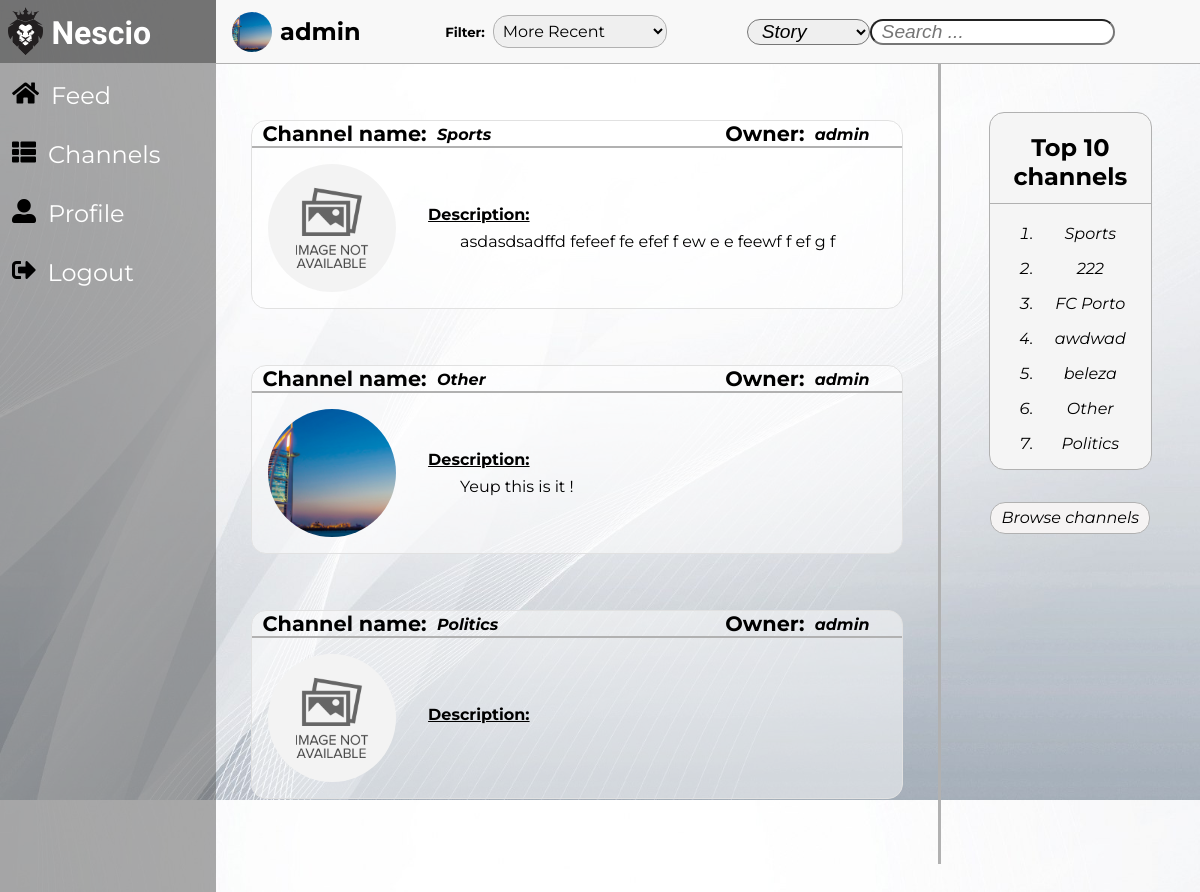
Screenshot of /pages/show_channels.php (signed in) with the database file from the repository.
### tables this page shows
CREATE TABLE Channel(
    name TEXT NOT NULL PRIMARY KEY,
    owner TEXT NOT NULL REFERENCES User(username),
    description TEXT      
);

### pages/show_channels.php (called while the page is built, shortened)
<?php
    include_once('../includes/functions.php');
    include_once('../templates/tpl_common.php');
    include_once('../templates/tpl_show_channels.php');
    include_once('../templates/tpl_general_aside.php');
    include_once('../database/db_channel.php');
    $show = isset($_GET['show']) ? htmlentities($_GET['show']) : 'all';
    if($show === 'all') {
      $channels = get_all_channels();
    }
    draw_channels_list(htmlentities_all($channels));
?>

### database/db_channel.php (called while the page is built, shortened)
<?php
  include_once('../includes/functions.php');
    function get_all_channels() {
        $db = Database::instance()->db();
        $stmt = $db->prepare('SELECT * FROM Channel');
        $stmt->execute(array());
        return $stmt->fetchall();
    }
?>

### includes/functions.php (called while the page is built, shortened)
<?php function get_image($default, $directory, $folder, $element) {
    $image = $default;
    $extensions = ['jpg', 'png', 'gif'];
    for($index = 0; $index < count($extensions); $index++) {
        if(file_exists($directory . $element . '.' . $extensions[$index])) {
            $image = $folder . $element . '.' . $extensions[$index];
            break;
        }
    }
    return $image;
} ?>

### templates/tpl_show_channels.php (the view, shortened to what this page needs)
<?php function draw_channels_list($channels) { ?>
    <div id="masterChannels">
        <section id="channels">
            <form method="get" action="../pages/channel.php">
                <?php foreach($channels as $channel) { ?>
                    <article id="<?= $channel['name'] ?>" class="channelArticle">
                        <header id="channelHeader">
                            <div>
                                <div>
                                    <p>Channel name:</p><h1><?= $channel['name'] ?></h1>
                                </div>
                                <div>
                                    <p>Owner:</p><h1><a href="../pages/profile.php?username=<?= $channel['owner'] ?>"><?= $channel['owner'] ?></a></h1>
                                </div>
                            </div>
                            <div>
                                <img id="asideIMG" src="../resources/images/<?= get_image('default/defaultChannel.png', '../resources/images/channels/', 'channels/', sha1($channel['name'])) ?>" alt="Channel Image">
                                <div id="channelDescription">
                                    <h1>Description:</h1><p><?= $channel['description'] ?></p>
                                </div>
                            </div>
                        </header>
                    </article>
                <?php } ?>
            </form>
        </section>
    </div>
<?php } ?>

### css/show_channels.css (style rules this page uses)
:root { --background-color: rgb(231, 231, 231); --background-story-color: rgba(255, 255, 255, 0.5); --story-title-font: 'Montserrat', sans-serif; --story-header-font: 'Montserrat', sans-serif; --story-text-font: 'Montserrat', sans-serif; --story-hover: rgb(248, 248, 248); --hover-font-color: rgb(3, 173, 192); --border-color: rgb(177, 177, 177); }
#masterChannels { grid-area: content; width: 100%; height: 100%; overflow: hidden; }
#channels { margin: 0%; width: 100%; max-height: 95%; overflow-y: auto; padding-right: 20px; }
#channels > form article { margin: 3.5em auto; width: 90%; height: auto; border-radius: 15px; border: solid rgb(225, 225, 225) 1px; background-color: rgba(255, 255, 255, 0.5); transition: 0.25s; }
#channelHeader > div:first-child { justify-content: space-between; display: flex; border-bottom: solid var(--border-color) 2px; }
#channelHeader > div:first-child * { justify-content: space-between; display: flex; padding-right: 1em; }
#channelHeader > div:first-child p { margin: 0em; padding: 0em 0.5em; font-weight: bold; font-size: 1.3em; font-family: var(--story-text-font); }
#channelHeader > div:first-child h1 { margin: 0em; margin-top: .25em; padding: 0em; width: auto; height: auto; font-family: var(--story-title-font); font-size: 1em; font-style: italic; }
#channelHeader > div:last-child { display: flex; align-items: center; }
a { color: black; }
#channelHeader > div > img { margin: 0em; padding: 1em; width: 8em; height: 8em; border-radius: 50%; object-fit: cover; }
#channelDescription { margin: 0em; padding: 1em; font-family: var(--story-text-font); }
#channelDescription > h1 { padding: 0em; margin: 0em; font-weight: bold; text-decoration: underline; font-size: 1em; }
#channelDescription > p { position: relative; padding-top: 0.5em; padding-right: 1em; margin: 0em; text-indent: 2em; text-align: justify; line-height: 1.2em; }

### css/general_aside.css (style rules this page uses)
:root { --background-color: rgb(231, 231, 231); --background-story-color: whitesmoke; --story-text-font: 'Montserrat', sans-serif; --aside-img-font-size: 15em; --aside-username-font: 'Exo', sans-serif; --aside-username-font-size: 2em; --aside-text-font: 'Montserrat', sans-serif; --aside-button-font-size: 1em; --aside-button-background-color: rgb(245, 243, 243); --aside-button-background-color-hover: rgb(3, 173, 192); --success-fg-color: rgb(86, 155, 13); --error-fg-color: rgb(218, 2, 13); --border-color: rgb(177, 177, 177); }

### css/common.css (style rules this page uses)
:root { --background-color: rgb(231, 231, 231); --background-header-color: rgba(70, 70, 70, 0.75); --background-menu-color: rgba(87, 87, 87, .5); --background-toolBar-color: rgb(248, 248, 248); --site-name-color: white; --site-name-font: 'Exo', sans-serif; --menu-color: white; --menu-icons-color: black; --menu-font: 'Montserrat', sans-serif; --toolBar-font: 'Montserrat', sans-serif; --toolBar-info-font-size: 1.5em; --toolBar-filter-font-size: 1em; --text-color: black; --hover-color: rgb(3, 173, 192); --border-color: rgb(177, 177, 177); --messages-font: 'Montserrat', sans-serif; --success-fg-color: rgb(86, 155, 13); --error-fg-color: rgb(218, 2, 13); }
body { margin: 0em; display: grid; height: 100%; overflow: hidden; grid-template-columns: auto 5.5fr 2fr; grid-template-rows: 4em 100%; grid-template-areas: "header toolBar toolBar" "menu content aside"; background-image: url("../resources/images/default/background.jpg"); background-size: 100% 100%; }
a { text-decoration: none; }

### rows the page displays
channel: name "Sports", owner "admin", description "asdasdsadffd fefeef fe efef f ew e e feewf f ef g f"
channel: name "Other", owner "admin", shows a picture, description "Yeup this is it !"
channel: name "Politics", owner "admin"

### other values shown
$username "admin"
$channel['channelName'] "Sports"
$channel['channelName'] "222"
$channel['channelName'] "FC Porto"
$channel['channelName'] "awdwad"
$channel['channelName'] "beleza"
$channel['channelName'] "Other"
$channel['channelName'] "Politics"
